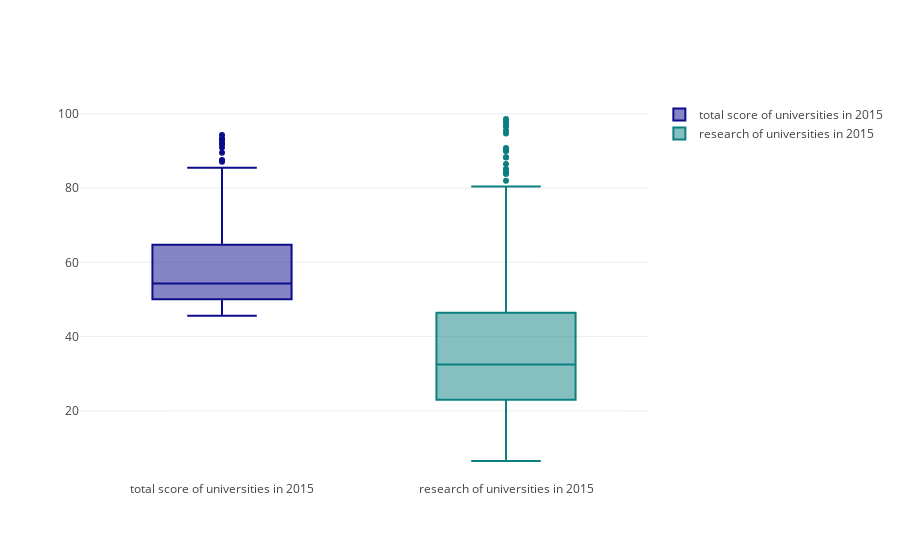

Write notebook code for a chart like this one.
### Markdown cell above
## Box Plots (example of statistical chart)

* A standardized way of displaying the distribution of data.

* The ends of the box represent the lower and upper quartiles, while the median is marked by a line inside the box. 

* Median (50th percentile) = middle value of the data set. 

* 25th percentile = quartile 1 (Q1) that is lower quartile

* 75th percentile = quartile 3 (Q3) that is higher quartile

* height of box = IQR = interquartile range = Q3-Q1

* Outliers =  more than 1.5*IQR away from median commonly.

### Code cell
configure_plotly_browser_state()

# data preparation
x2015 = timesData[timesData.year == 2015]

trace0 = go.Box(
    y=x2015.total_score,
    name = 'total score of universities in 2015',
    marker = dict(
        color = 'rgb(12, 12, 140)',
    )
)
trace1 = go.Box(
    y=x2015.research,
    name = 'research of universities in 2015',
    marker = dict(
        color = 'rgb(12, 128, 128)',
    )
)
data = [trace0, trace1]
iplot(data)

### Figure 1 — Plotly figure (JSON) as saved in the notebook; plotly's stock layout.template omitted (floating-point values rounded to 4 significant figures; data arrays with more than 128 entries replaced by an {"elided": "..."} marker saying what was removed)
{"data": [{"marker": {"color": "rgb(12, 12, 140)"}, "y": {"elided": "401 str values"}, "type": "box", "name": "total score of universities in 2015", "uid": "0813d8ba-b9d1-4cf5-92f1-cd7e5078875a"}, {"marker": {"color": "rgb(12, 128, 128)"}, "y": {"elided": "401 float values"}, "type": "box", "name": "research of universities in 2015", "uid": "bdcc319f-4c1e-4c68-848c-3afad2e1a771"}], "layout": {}}
